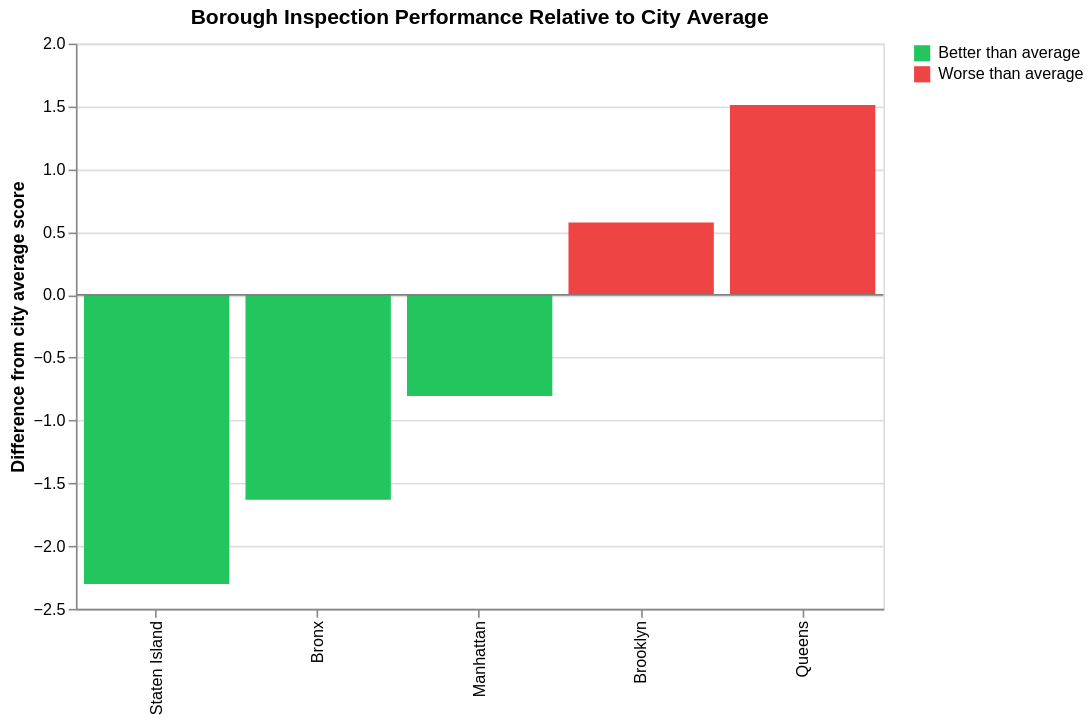

Notebook code for this chart:
### Code cell
import altair as alt

chart = alt.Chart(borough_perf).mark_bar().encode(
    x=alt.X('BORO:N', sort=None, title=''),
    y=alt.Y('diff_from_city:Q', title='Difference from city average score'),
    color=alt.Color(
        'performance:N',
        scale=alt.Scale(
            domain=['Better than average', 'Worse than average'],
            range=['#22c55e', '#ef4444']
        ),
        legend=alt.Legend(title=None)
    ),
    tooltip=[
        alt.Tooltip('BORO:N', title='Borough'),
        alt.Tooltip('avg_score:Q', title='Avg Score', format='.2f'),
        alt.Tooltip('diff_from_city:Q', title='Difference', format='.2f'),
        alt.Tooltip('n:Q', title='Inspections')
    ]
).properties(
    width=500,
    height=350,
    title='Borough Inspection Performance Relative to City Average'
)

rule = alt.Chart(pd.DataFrame({'y': [0]})).mark_rule(color='gray').encode(y='y:Q')

chart + rule

### Figure 1 — Vega-Lite specification as saved in the notebook (floating-point values rounded to 4 significant figures)
{"config": {"view": {"continuousWidth": 300, "continuousHeight": 300}}, "layer": [{"data": {"name": "data-089e1dfedd12f3bc7086973d8766e38c"}, "mark": {"type": "bar"}, "encoding": {"color": {"field": "performance", "legend": {"title": null}, "scale": {"domain": ["Better than average", "Worse than average"], "range": ["#22c55e", "#ef4444"]}, "type": "nominal"}, "tooltip": [{"field": "BORO", "title": "Borough", "type": "nominal"}, {"field": "avg_score", "format": ".2f", "title": "Avg Score", "type": "quantitative"}, {"field": "diff_from_city", "format": ".2f", "title": "Difference", "type": "quantitative"}, {"field": "n", "title": "Inspections", "type": "quantitative"}], "x": {"field": "BORO", "sort": null, "title": "", "type": "nominal"}, "y": {"field": "diff_from_city", "title": "Difference from city average score", "type": "quantitative"}}, "title": "Borough Inspection Performance Relative to City Average"}, {"data": {"name": "data-a0a55d106695e8d630baff0f16eee66d"}, "mark": {"type": "rule", "color": "gray"}, "encoding": {"y": {"field": "y", "type": "quantitative"}}}], "height": 350, "width": 500, "$schema": "https://vega.github.io/schema/vega-lite/v5.20.1.json", "datasets": {"data-089e1dfedd12f3bc7086973d8766e38c": [{"BORO": "Staten Island", "avg_score": 22.99, "n": 9477, "diff_from_city": -2.301, "performance": "Better than average"}, {"BORO": "Bronx", "avg_score": 23.66, "n": 25617, "diff_from_city": -1.632, "performance": "Better than average"}, {"BORO": "Manhattan", "avg_score": 24.48, "n": 102459, "diff_from_city": -0.8064, "performance": "Better than average"}, {"BORO": "Brooklyn", "avg_score": 25.86, "n": 71511, "diff_from_city": 0.5766, "performance": "Worse than average"}, {"BORO": "Queens", "avg_score": 26.8, "n": 69459, "diff_from_city": 1.512, "performance": "Worse than average"}], "data-a0a55d106695e8d630baff0f16eee66d": [{"y": 0}]}}
